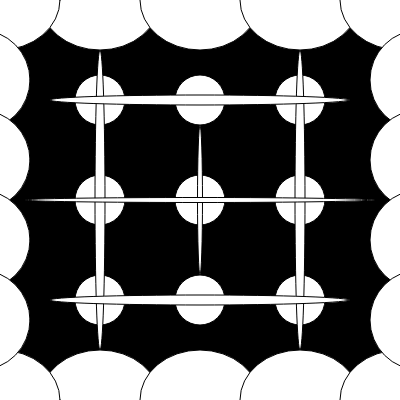
Frame 1 (no input)
Frame 60 (no input): identical to frame 1, image omitted
Frame 120 (the mouse pressed at the canvas centre since frame 60): identical to frame 1, image omitted

The p5.js sketch that drew this single still picture (run headless with seeded random() and noise() and a simulated clock; from frame 60 on, the mouse is pressed at the canvas centre):

// p5.js sketch
// ── sketch.js
function setup() {
    createCanvas(400, 400);

}

function draw() {
    background(0);

    ellipse (200, 200, 50, 50);

    ellipse (100, 200, 50, 50);

    ellipse (300, 200, 50, 50);
    

    ellipse (100, 300, 50, 50);

    ellipse (200, 300, 50, 50);

    ellipse (300, 300, 50, 50);
    

    ellipse (100, 100, 50, 50);

    ellipse (200, 100, 50, 50);

    ellipse (300, 100, 50, 50);


    ellipse (100, 400, 120, 100);
    ellipse (200, 400, 120, 100);
    ellipse (300, 400, 120, 100);
    ellipse (400, 400, 120, 100);
    ellipse (0, 400, 120, 100);

    ellipse (100, 0, 120, 100);
    ellipse (200, 0, 120, 100);
    ellipse (300, 0, 120, 100);
    ellipse (400, 0, 120, 100);
    ellipse (0, 0, 120, 100);

    ellipse (100, 200, 10, 300);
    ellipse (300, 200, 10, 300);

    ellipse (200, 100, 300, 10);
    ellipse (200, 300, 300, 10);

    ellipse (420, 80, 100, 100);
    ellipse (420, 160, 100, 100);
    ellipse (420, 240, 100, 100);
    ellipse (420, 320, 100, 100);

    ellipse (-20, 80, 100, 100);
    ellipse (-20, 160, 100, 100);
    ellipse (-20, 240, 100, 100);
    ellipse (-20, 320, 100, 100);

     ellipse (200, 200, 5, 150);
     ellipse (200, 200, 350, 5);

}
